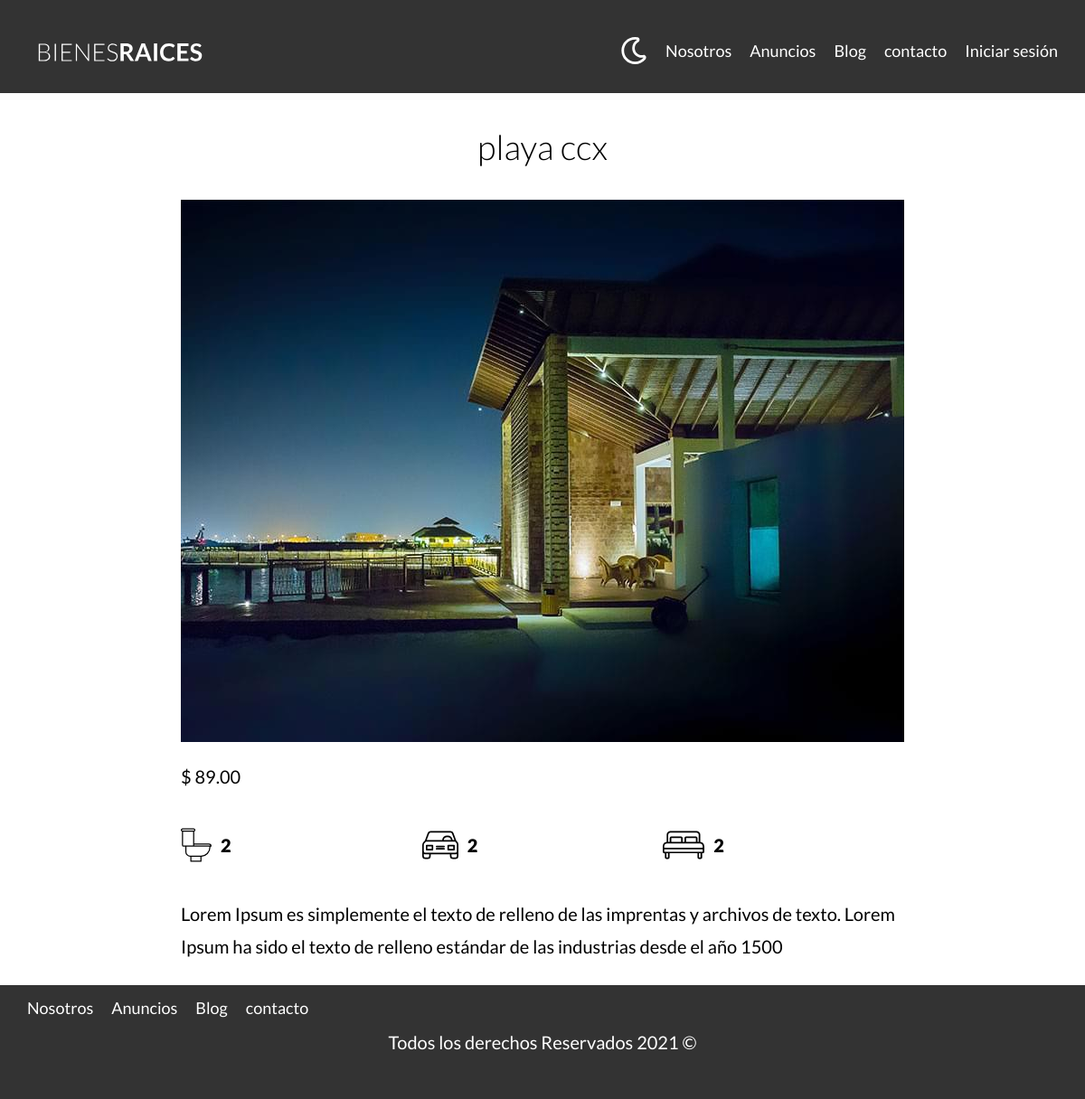
Screenshot of /propiedad?id=28 with the database file from the repository.
### tables this page shows
CREATE TABLE `propiedades` (
  `id` int(11) NOT NULL AUTO_INCREMENT,
  `titulo` varchar(60) DEFAULT NULL,
  `precio` decimal(10,2) DEFAULT NULL,
  `imagen` varchar(200) DEFAULT NULL,
  `descripcion` longtext,
  `habitaciones` int(1) DEFAULT NULL,
  `wc` int(1) DEFAULT NULL,
  `estacionamiento` int(1) DEFAULT NULL,
  `creado` date DEFAULT NULL,
  `vendedorId` int(11) DEFAULT NULL,
  PRIMARY KEY (`id`),
  KEY `vendedorId_idx` (`vendedorId`),
  CONSTRAINT `vendedorId` FOREIGN KEY (`vendedorId`) REFERENCES `vendedores` (`id`) ON DELETE NO ACTION ON UPDATE NO ACTION
);

### controllers/PaginaController.php (called while the page is built, shortened)
<?php
class PaginaController
{
    public static function propiedad(Router $router)
    {
        $id = validarORedireccionar('/propiedades');
        $propiedad = Propiedad::find($id);
        $router->render('/paginas/propiedad', [
            'propiedad' => $propiedad,
        ]);
    }
}

### public/index.php (called while the page is built, shortened)
<?php
$router = new Router();
$router->get('/admin', [PropiedadController::class, "index"]);
$router->get('/propiedades/crear', [PropiedadController::class, "crear"]);
$router->post('/propiedades/crear', [PropiedadController::class, "crear"]);
$router->get('/propiedades/actualizar', [PropiedadController::class, "actualizar"]);
$router->post('/propiedades/actualizar', [PropiedadController::class, "actualizar"]);
$router->post('/propiedades/eliminar', [PropiedadController::class, "eliminar"]);
$router->get('/vendedores/crear', [VendedorController::class, "crear"]);
$router->post('/vendedores/crear', [VendedorController::class, "crear"]);
$router->get('/vendedores/actualizar', [VendedorController::class, "actualizar"]);
$router->post('/vendedores/actualizar', [VendedorController::class, "actualizar"]);
$router->post('/vendedores/eliminar', [VendedorController::class, "eliminar"]);
$router->get('/', [PaginaController::class, "index"]);
$router->get('/nosotros', [PaginaController::class, "nosotros"]);
$router->get('/propiedades', [PaginaController::class, "propiedades"]);
$router->get('/propiedad', [PaginaController::class, "propiedad"]);
$router->get('/blog', [PaginaController::class, "blog"]);
$router->get('/entrada', [PaginaController::class, "entrada"]);
$router->get('/contacto', [PaginaController::class, "contacto"]);
$router->post('/contacto', [PaginaController::class, "contacto"]);
$router->get('/login', [AuthController::class, "login"]);
$router->post('/login', [AuthController::class, "login"]);
$router->get('/logout', [AuthController::class, "logout"]);
$router->comprobarRutas();

### include/funciones.php (called while the page is built, shortened)
<?php
function validarORedireccionar(string $url)
{
    $id = $_GET['id'];
    $id = filter_var($id, FILTER_VALIDATE_INT);
    return $id;
}

### models/ActiveRecord.php (called while the page is built, shortened)
<?php
class ActiveRecord
{
    protected static $db;
    protected static $tabla = '';
    public static function setBD($database)
    {
        self::$db = $database;
    }
    public static function find($id)
    {
        $query = "SELECT * FROM " . static::$tabla . " WHERE id=${id}";
        $resultado = self::consultarSQL($query);
        return array_shift($resultado);
    }
    public static function consultarSQL($query)
    {
        $resultado = self::$db->query($query);
        $array = [];
        while ($registro = $resultado->fetch_assoc()) {
            $array[] = static::crearObjeto($registro);
        }
        return  $array;
    }
    protected static function crearObjeto($registro)
    {
        $objeto = new static;
        foreach ($registro as $key => $value) {
            if (property_exists($objeto, $key)) {
                $objeto->$key = $value;
            }
        }
        return $objeto;
    }
}

### views/paginas/propiedad.php (the view)
<main class="contenedor seccion contenido-centrado">
    <h1><?php echo $propiedad->titulo; ?></h1>
    <img loading="lazy" src="/imagenes/<?php echo $propiedad->imagen; ?>" alt="imagen de la propiedad">
    <div class="resumen-propiedad">
        <p class="precio">$ <?php echo $propiedad->precio; ?></p>
        <ul class="iconos-caracteristicas">
            <li>
                <img class="icono" loading="lazy" src="build/img/icono_wc.svg" alt="icono wc">
                <p><?php echo $propiedad->wc; ?></p>
            </li>
            <li>
                <img class="icono" loading="lazy" src="build/img/icono_estacionamiento.svg" alt="icono estacionamiento">
                <p><?php echo $propiedad->estacionamiento; ?></p>
            </li>
            <li>
                <img class="icono" loading="lazy" src="build/img/icono_dormitorio.svg" alt="icono habitaciones">
                <p><?php echo $propiedad->habitaciones; ?></p>
            </li>
        </ul>
        <p><?php echo $propiedad->descripcion; ?></p>
    </div>
</main>

### Router.php (shortened to what this page needs)
<?php
class Router
{
    public $rutasGET = [];
    public $rutasPOST = [];
    public function get($url, $fn)
    {
        $this->rutasGET[$url] = $fn;
    }
    public function post($url, $fn)
    {
        $this->rutasPOST[$url] = $fn;
    }
    public function comprobarRutas()
    {
        $urlActual = $_SERVER["PATH_INFO"] ?? '/';
        $metodo = $_SERVER["REQUEST_METHOD"];
        if ($metodo == "GET") {
            $fn =  $this->rutasGET[$urlActual] ?? null;
        } else {
            $fn =  $this->rutasPOST[$urlActual] ?? null;
        }
        if ($fn) {
            call_user_func($fn, $this);
        } else {
            echo "Pagina no existe";
        }
    }
    public function render($view, $datos = [])
    {
        include __DIR__ . "/views/$view.php";
        $contenido = ob_get_clean();
        include __DIR__ . "/views/loyout.php";
    }
}

### views/loyout.php (shortened to what this page needs)
<?php
$auth = $_SESSION['login'] ?? false;
if (!isset($inicio)) {
    $inicio = false;
}
?>
<!DOCTYPE html>
<html lang="en">
<head>
    <link rel="stylesheet" href="../build/css/app.css">
</head>
<body>
    <header class="header <?php echo $inicio ? 'inicio' : '' ?>">
        <div class="contenedor contenido-header">
            <div class="barra">
                <a href="/">
                    <img src="build/img/logo.svg" alt="logotipo de bienes raices">
                </a>
                <div class="derecha">
                    <img class="dark-mode-boton" src="build/img/dark-luna.svg">
                    <nav class="navegacion">
                        <a href="nosotros">Nosotros</a>
                        <a href="propiedades">Anuncios</a>
                        <a href="blog">Blog</a>
                        <a href="contacto">contacto</a>
                        <?php if (!$auth) : ?>
                            <a href="/login">Iniciar sesión</a>
                        <?php endif; ?>
                    </nav>
                </div>
            </div>
        </div>
    </header>
    <?php echo $contenido; ?>
    <footer class="footer seccion">
        <div class="contenedor contenedor-footer">
            <nav class="navegacion">
                <a href="nosotros">Nosotros</a>
                <a href="propiedades">Anuncios</a>
                <a href="blog">Blog</a>
                <a href="contacto">contacto</a>
            </nav>
        </div>
        <?php
        $fecha = date('Y');
        ?>
        <p class="copyright">Todos los derechos Reservados <?php echo $fecha ?> &copy;</p>
    </footer>
</body>
</html>

### public/build/css/app.css (style rules this page uses)
html { line-height:1.15;-webkit-text-size-adjust:100% }
body { margin:0 }
main { display:block }
h1 { font-size:2em;margin:.67em 0 }
a { background-color:transparent }
img { border-style:none }
html { font-size:62.5%;box-sizing:border-box }
*,:after,:before { box-sizing:inherit }
body { font-family:Lato,sans-serif;font-size:1.6rem;line-height:1.8 }
p { color:#000;font-size:2rem }
.contenedor { width:95%;max-width:120rem;margin:0 auto }
a { text-decoration:none }
img,picture { width:100%;display:block }
h1,h2,h3 { font-family:Lato,sans-serif;margin:2.5rem 0;font-weight:300;text-align:center }
h1 { font-size:3.8rem }
.seccion { margin-top:2.5rem;margin-bottom:2.5rem }
.contenido-centrado { max-width:800px }
.header { background-color:#333;padding:1rem 0 3rem }
.contenido-header { display:flex;flex-direction:column;justify-content:space-between }
.footer { padding:2.5rem 0;background-color:#333;margin-bottom:0 }
.footer .copyright { color:#fff;text-align:center }
.derecha { display:flex;flex-direction:column;align-items:center }
@media (min-width:768px) { .derecha { flex-direction:row;align-items:center } }
.derecha .dark-mode-boton { width:3rem;margin-top:3rem;margin-bottom:2rem;filter:invert(100%) }
@media (min-width:768px) { .derecha .dark-mode-boton { margin-right:2rem;margin-bottom:0;margin-top:0 } }
.barra { display:flex;flex-direction:column;padding-top:3rem }
.barra a img { width:20rem }
@media (min-width:768px) { .barra { flex-direction:row;justify-content:space-between } }
.navegacion { visibility:hidden;opacity:0;height:0;transition:visibility .3s ease-in-out,opacity .5s linear,height .5s linear }
@media (min-width:768px) { .navegacion { display:flex;align-items:center;opacity:1;visibility:visible } }
.navegacion a { color:#fff;text-decoration:none;font-size:2.2rem;display:block;text-align:center }
@media (min-width:768px) { .navegacion a { margin-right:2rem;font-size:1.8rem } }
@media (min-width:768px) { .navegacion a:last-of-type { margin-right:0 } }
.icono { text-align:center }
.iconos-caracteristicas { display:flex;list-style:none;padding:0 }
.iconos-caracteristicas li { flex:1;display:flex }
.iconos-caracteristicas li img { flex:0 0 3rem;margin-right:1rem }
.iconos-caracteristicas li p { font-weight:900 }

### rows the page displays
propiedades: titulo "playa ccx", imagen (picture), precio "89.00", wc "2", estacionamiento "2", habitaciones "2", descripcion "Lorem Ipsum es simplemente el texto de relleno de las imprentas y archivos de texto. Lorem Ipsum ha sido el texto de relleno estándar de las industrias desde el año 1500"
